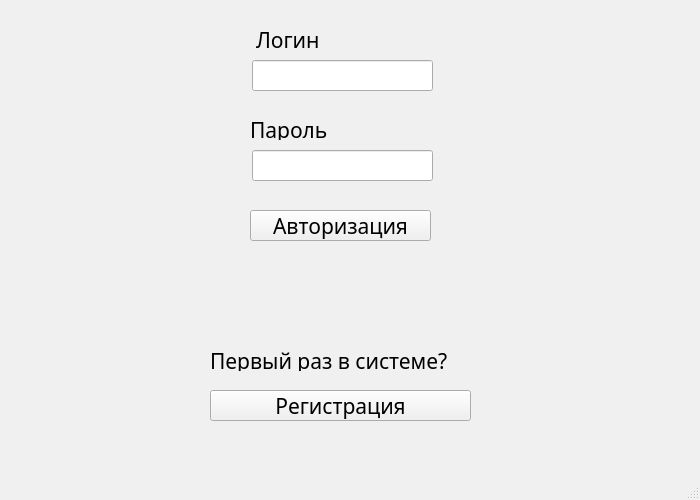
<?xml version="1.0" encoding="UTF-8"?>
<ui version="4.0">
 <class>login</class>
 <widget class="QMainWindow" name="login">
  <property name="geometry">
   <rect>
    <x>0</x>
    <y>0</y>
    <width>700</width>
    <height>500</height>
   </rect>
  </property>
  <property name="minimumSize">
   <size>
    <width>700</width>
    <height>500</height>
   </size>
  </property>
  <property name="maximumSize">
   <size>
    <width>700</width>
    <height>500</height>
   </size>
  </property>
  <property name="palette">
   <palette>
    <active>
     <colorrole role="WindowText">
      <brush brushstyle="SolidPattern">
       <color alpha="255">
        <red>0</red>
        <green>0</green>
        <blue>0</blue>
       </color>
      </brush>
     </colorrole>
     <colorrole role="Button">
      <brush brushstyle="SolidPattern">
       <color alpha="255">
        <red>192</red>
        <green>192</green>
        <blue>192</blue>
       </color>
      </brush>
     </colorrole>
     <colorrole role="Light">
      <brush brushstyle="SolidPattern">
       <color alpha="255">
        <red>255</red>
        <green>255</green>
        <blue>255</blue>
       </color>
      </brush>
     </colorrole>
     <colorrole role="Midlight">
      <brush brushstyle="SolidPattern">
       <color alpha="255">
        <red>223</red>
        <green>223</green>
        <blue>223</blue>
       </color>
      </brush>
     </colorrole>
     <colorrole role="Dark">
      <brush brushstyle="SolidPattern">
       <color alpha="255">
        <red>96</red>
        <green>96</green>
        <blue>96</blue>
       </color>
      </brush>
     </colorrole>
     <colorrole role="Mid">
      <brush brushstyle="SolidPattern">
       <color alpha="255">
        <red>128</red>
        <green>128</green>
        <blue>128</blue>
       </color>
      </brush>
     </colorrole>
     <colorrole role="Text">
      <brush brushstyle="SolidPattern">
       <color alpha="255">
        <red>0</red>
        <green>0</green>
        <blue>0</blue>
       </color>
      </brush>
     </colorrole>
     <colorrole role="BrightText">
      <brush brushstyle="SolidPattern">
       <color alpha="255">
        <red>255</red>
        <green>255</green>
        <blue>255</blue>
       </color>
      </brush>
     </colorrole>
     <colorrole role="ButtonText">
      <brush brushstyle="SolidPattern">
       <color alpha="255">
        <red>0</red>
        <green>0</green>
        <blue>0</blue>
       </color>
      </brush>
     </colorrole>
     <colorrole role="Base">
      <brush brushstyle="SolidPattern">
       <color alpha="255">
        <red>255</red>
        <green>255</green>
        <blue>255</blue>
       </color>
      </brush>
     </colorrole>
     <colorrole role="Window">
      <brush brushstyle="SolidPattern">
       <color alpha="255">
        <red>192</red>
        <green>192</green>
        <blue>192</blue>
       </color>
      </brush>
     </colorrole>
     <colorrole role="Shadow">
      <brush brushstyle="SolidPattern">
       <color alpha="255">
        <red>0</red>
        <green>0</green>
        <blue>0</blue>
       </color>
      </brush>
     </colorrole>
     <colorrole role="AlternateBase">
      <brush brushstyle="SolidPattern">
       <color alpha="255">
        <red>223</red>
        <green>223</green>
        <blue>223</blue>
       </color>
      </brush>
     </colorrole>
     <colorrole role="ToolTipBase">
      <brush brushstyle="SolidPattern">
       <color alpha="255">
        <red>255</red>
        <green>255</green>
        <blue>220</blue>
       </color>
      </brush>
     </colorrole>
     <colorrole role="ToolTipText">
      <brush brushstyle="SolidPattern">
       <color alpha="255">
        <red>0</red>
        <green>0</green>
        <blue>0</blue>
       </color>
      </brush>
     </colorrole>
     <colorrole role="PlaceholderText">
      <brush brushstyle="SolidPattern">
       <color alpha="127">
        <red>0</red>
        <green>0</green>
        <blue>0</blue>
       </color>
      </brush>
     </colorrole>
    </active>
    <inactive>
     <colorrole role="WindowText">
      <brush brushstyle="SolidPattern">
       <color alpha="255">
        <red>0</red>
        <green>0</green>
        <blue>0</blue>
       </color>
      </brush>
     </colorrole>
     <colorrole role="Button">
      <brush brushstyle="SolidPattern">
       <color alpha="255">
        <red>240</red>
        <green>240</green>
        <blue>240</blue>
       </color>
      </brush>
     </colorrole>
     <colorrole role="Light">
      <brush brushstyle="SolidPattern">
       <color alpha="255">
        <red>255</red>
        <green>255</green>
        <blue>255</blue>
       </color>
      </brush>
     </colorrole>
     <colorrole role="Midlight">
      <brush brushstyle="SolidPattern">
       <color alpha="255">
        <red>227</red>
        <green>227</green>
        <blue>227</blue>
       </color>
      </brush>
     </colorrole>
     <colorrole role="Dark">
      <brush brushstyle="SolidPattern">
       <color alpha="255">
        <red>160</red>
        <green>160</green>
        <blue>160</blue>
       </color>
      </brush>
     </colorrole>
     <colorrole role="Mid">
      <brush brushstyle="SolidPattern">
       <color alpha="255">
        <red>160</red>
        <green>160</green>
        <blue>160</blue>
       </color>
      </brush>
     </colorrole>
     <colorrole role="Text">
      <brush brushstyle="SolidPattern">
       <color alpha="255">
        <red>0</red>
        <green>0</green>
        <blue>0</blue>
       </color>
      </brush>
     </colorrole>
     <colorrole role="BrightText">
      <brush brushstyle="SolidPattern">
       <color alpha="255">
        <red>255</red>
        <green>255</green>
        <blue>255</blue>
       </color>
      </brush>
     </colorrole>
     <colorrole role="ButtonText">
      <brush brushstyle="SolidPattern">
       <color alpha="255">
        <red>0</red>
        <green>0</green>
        <blue>0</blue>
       </color>
      </brush>
     </colorrole>
     <colorrole role="Base">
      <brush brushstyle="SolidPattern">
       <color alpha="255">
        <red>255</red>
        <green>255</green>
        <blue>255</blue>
       </color>
      </brush>
     </colorrole>
     <colorrole role="Window">
      <brush brushstyle="SolidPattern">
       <color alpha="255">
        <red>240</red>
        <green>240</green>
        <blue>240</blue>
       </color>
      </brush>
     </colorrole>
     <colorrole role="Shadow">
      <brush brushstyle="SolidPattern">
       <color alpha="255">
        <red>105</red>
        <green>105</green>
        <blue>105</blue>
       </color>
      </brush>
     </colorrole>
     <colorrole role="AlternateBase">
      <brush brushstyle="SolidPattern">
       <color alpha="255">
        <red>233</red>
        <green>231</green>
        <blue>227</blue>
       </color>
      </brush>
     </colorrole>
     <colorrole role="ToolTipBase">
      <brush brushstyle="SolidPattern">
       <color alpha="255">
        <red>255</red>
        <green>255</green>
        <blue>220</blue>
       </color>
      </brush>
     </colorrole>
     <colorrole role="ToolTipText">
      <brush brushstyle="SolidPattern">
       <color alpha="255">
        <red>0</red>
        <green>0</green>
        <blue>0</blue>
       </color>
      </brush>
     </colorrole>
     <colorrole role="PlaceholderText">
      <brush brushstyle="SolidPattern">
       <color alpha="128">
        <red>0</red>
        <green>0</green>
        <blue>0</blue>
       </color>
      </brush>
     </colorrole>
    </inactive>
    <disabled>
     <colorrole role="WindowText">
      <brush brushstyle="SolidPattern">
       <color alpha="255">
        <red>96</red>
        <green>96</green>
        <blue>96</blue>
       </color>
      </brush>
     </colorrole>
     <colorrole role="Button">
      <brush brushstyle="SolidPattern">
       <color alpha="255">
        <red>192</red>
        <green>192</green>
        <blue>192</blue>
       </color>
      </brush>
     </colorrole>
     <colorrole role="Light">
      <brush brushstyle="SolidPattern">
       <color alpha="255">
        <red>255</red>
        <green>255</green>
        <blue>255</blue>
       </color>
      </brush>
     </colorrole>
     <colorrole role="Midlight">
      <brush brushstyle="SolidPattern">
       <color alpha="255">
        <red>223</red>
        <green>223</green>
        <blue>223</blue>
       </color>
      </brush>
     </colorrole>
     <colorrole role="Dark">
      <brush brushstyle="SolidPattern">
       <color alpha="255">
        <red>96</red>
        <green>96</green>
        <blue>96</blue>
       </color>
      </brush>
     </colorrole>
     <colorrole role="Mid">
      <brush brushstyle="SolidPattern">
       <color alpha="255">
        <red>128</red>
        <green>128</green>
        <blue>128</blue>
       </color>
      </brush>
     </colorrole>
     <colorrole role="Text">
      <brush brushstyle="SolidPattern">
       <color alpha="255">
        <red>96</red>
        <green>96</green>
        <blue>96</blue>
       </color>
      </brush>
     </colorrole>
     <colorrole role="BrightText">
      <brush brushstyle="SolidPattern">
       <color alpha="255">
        <red>255</red>
        <green>255</green>
        <blue>255</blue>
       </color>
      </brush>
     </colorrole>
     <colorrole role="ButtonText">
      <brush brushstyle="SolidPattern">
       <color alpha="255">
        <red>96</red>
        <green>96</green>
        <blue>96</blue>
       </color>
      </brush>
     </colorrole>
     <colorrole role="Base">
      <brush brushstyle="SolidPattern">
       <color alpha="255">
        <red>192</red>
        <green>192</green>
        <blue>192</blue>
       </color>
      </brush>
     </colorrole>
     <colorrole role="Window">
      <brush brushstyle="SolidPattern">
       <color alpha="255">
        <red>192</red>
        <green>192</green>
        <blue>192</blue>
       </color>
      </brush>
     </colorrole>
     <colorrole role="Shadow">
      <brush brushstyle="SolidPattern">
       <color alpha="255">
        <red>0</red>
        <green>0</green>
        <blue>0</blue>
       </color>
      </brush>
     </colorrole>
     <colorrole role="AlternateBase">
      <brush brushstyle="SolidPattern">
       <color alpha="255">
        <red>247</red>
        <green>247</green>
        <blue>247</blue>
       </color>
      </brush>
     </colorrole>
     <colorrole role="ToolTipBase">
      <brush brushstyle="SolidPattern">
       <color alpha="255">
        <red>255</red>
        <green>255</green>
        <blue>220</blue>
       </color>
      </brush>
     </colorrole>
     <colorrole role="ToolTipText">
      <brush brushstyle="SolidPattern">
       <color alpha="255">
        <red>0</red>
        <green>0</green>
        <blue>0</blue>
       </color>
      </brush>
     </colorrole>
     <colorrole role="PlaceholderText">
      <brush brushstyle="SolidPattern">
       <color alpha="128">
        <red>0</red>
        <green>0</green>
        <blue>0</blue>
       </color>
      </brush>
     </colorrole>
    </disabled>
   </palette>
  </property>
  <property name="font">
   <font>
    <family>Sitka Subheading</family>
    <pointsize>16</pointsize>
   </font>
  </property>
  <property name="windowTitle">
   <string>login</string>
  </property>
  <property name="windowIcon">
   <iconset>
    <normaloff>../../../Downloads/a06afab071784f1a99729067b1227a4b.png</normaloff>../../../Downloads/a06afab071784f1a99729067b1227a4b.png</iconset>
  </property>
  <widget class="QWidget" name="centralwidget">
   <widget class="QLabel" name="label">
    <property name="geometry">
     <rect>
      <x>256</x>
      <y>29</y>
      <width>151</width>
      <height>21</height>
     </rect>
    </property>
    <property name="text">
     <string>Логин</string>
    </property>
   </widget>
   <widget class="QLineEdit" name="login_">
    <property name="geometry">
     <rect>
      <x>252</x>
      <y>60</y>
      <width>181</width>
      <height>31</height>
     </rect>
    </property>
   </widget>
   <widget class="QLabel" name="label_2">
    <property name="geometry">
     <rect>
      <x>250</x>
      <y>120</y>
      <width>181</width>
      <height>20</height>
     </rect>
    </property>
    <property name="text">
     <string>Пароль</string>
    </property>
   </widget>
   <widget class="QLineEdit" name="pass_">
    <property name="geometry">
     <rect>
      <x>252</x>
      <y>150</y>
      <width>181</width>
      <height>31</height>
     </rect>
    </property>
    <property name="frame">
     <bool>true</bool>
    </property>
    <property name="echoMode">
     <enum>QLineEdit::Password</enum>
    </property>
   </widget>
   <widget class="QPushButton" name="authorisation">
    <property name="geometry">
     <rect>
      <x>250</x>
      <y>210</y>
      <width>181</width>
      <height>31</height>
     </rect>
    </property>
    <property name="text">
     <string>Авторизация</string>
    </property>
   </widget>
   <widget class="QLabel" name="label_3">
    <property name="geometry">
     <rect>
      <x>210</x>
      <y>350</y>
      <width>271</width>
      <height>21</height>
     </rect>
    </property>
    <property name="layoutDirection">
     <enum>Qt::LeftToRight</enum>
    </property>
    <property name="text">
     <string>Первый раз в системе?</string>
    </property>
   </widget>
   <widget class="QPushButton" name="registration">
    <property name="geometry">
     <rect>
      <x>210</x>
      <y>390</y>
      <width>261</width>
      <height>31</height>
     </rect>
    </property>
    <property name="text">
     <string>Регистрация</string>
    </property>
   </widget>
  </widget>
  <widget class="QMenuBar" name="menubar">
   <property name="geometry">
    <rect>
     <x>0</x>
     <y>0</y>
     <width>700</width>
     <height>21</height>
    </rect>
   </property>
  </widget>
  <widget class="QStatusBar" name="statusbar"/>
 </widget>
 <resources/>
 <connections/>
</ui>
